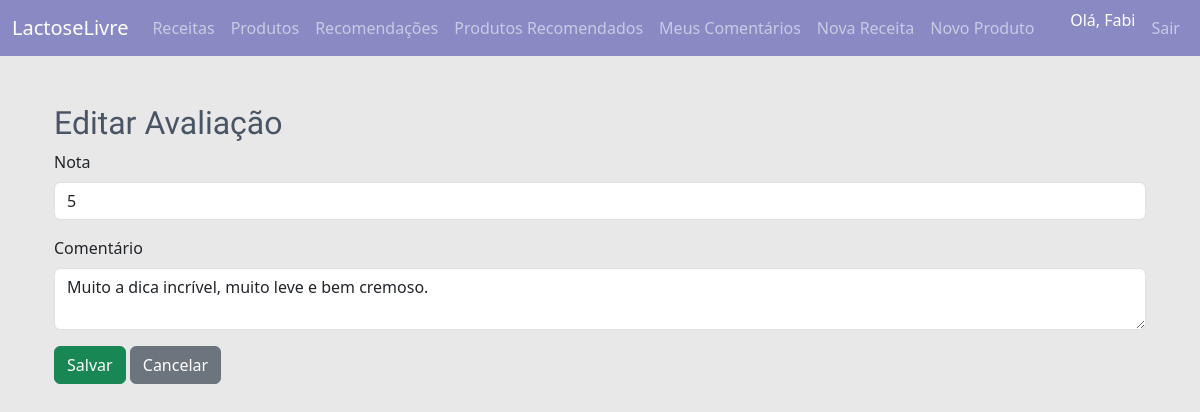
The app's page /avaliacao/1/editar (signed in) with its own data.
### models.py (models this page shows, shortened)
class Usuario(UserMixin, db.Model):
    id = db.Column(db.Integer, primary_key=True)
    nome_usuario = db.Column(db.String(64), index=True, unique=True)
    email = db.Column(db.String(120), index=True, unique=True)
    senha_hash = db.Column(db.String(128))
    receitas = db.relationship('Receita', back_populates='autor', lazy='dynamic')
    avaliacoes = db.relationship('Avaliacao', back_populates='autor', lazy='dynamic')
    favoritos = db.relationship('Favorito', back_populates='usuario', lazy='dynamic')
    produtos = db.relationship('Produto', back_populates='usuario', lazy='dynamic')

class Avaliacao(db.Model):
    __tablename__ = 'avaliacao'
    id = db.Column(db.Integer, primary_key=True)
    nota = db.Column(db.Integer, nullable=False)
    comentario = db.Column(db.Text, nullable=True)
    data_avaliacao = db.Column(db.DateTime, default=datetime.utcnow)
    usuario_id = db.Column(db.Integer, db.ForeignKey('usuario.id'), nullable=False)
    receita_id = db.Column(db.Integer, db.ForeignKey('receita.id'), nullable=True)
    produto_id = db.Column(db.Integer, db.ForeignKey('produto.id'), nullable=True)
    autor = db.relationship('Usuario', back_populates='avaliacoes')
    receita = db.relationship('Receita', back_populates='avaliacoes')
    produto = db.relationship('Produto', back_populates='avaliacoes')

### main/rotas.py (the view)
@bp.route('/avaliacao/<int:avaliacao_id>/editar', methods=['GET', 'POST'])
@login_required
def editar_avaliacao(avaliacao_id):
    avaliacao = Avaliacao.query.get_or_404(avaliacao_id)
    if avaliacao.usuario_id != current_user.id:
        flash("Você não tem permissão para editar esta avaliação.", "danger")
        return redirect(url_for('main.meus_comentarios'))
    if request.method == 'POST':
        avaliacao.nota = request.form['nota']
        avaliacao.comentario = request.form['comentario']
        db.session.commit()
        flash("Avaliação atualizada com sucesso!", "success")
        return redirect(url_for('main.meus_comentarios'))
    return render_template('editar_avaliacao.html', avaliacao=avaliacao)

### models.py (called while the page is built)
@login.user_loader
def load_user(user_id):
    return Usuario.query.get(int(user_id))

### templates/editar_avaliacao.html (shortened to what this page needs)
{% extends "base.html" %}
{% block content %}
<div class="container mt-5">
    <h2>Editar Avaliação</h2>
    <form method="post">
        <div class="mb-3">
            <label for="nota" class="form-label">Nota</label>
            <input type="number" name="nota" id="nota" class="form-control" value="{{ avaliacao.nota }}" required min="1" max="5">
        </div>
        <div class="mb-3">
            <label for="comentario" class="form-label">Comentário</label>
            <textarea name="comentario" id="comentario" class="form-control" required>{{ avaliacao.comentario }}</textarea>
        </div>
        <button type="submit" class="btn btn-success">Salvar</button>
        <a href="{{ url_for('main.meus_comentarios') }}" class="btn btn-secondary">Cancelar</a>
    </form>
</div>
{% endblock %}

### templates/base.html (shortened to what this page needs)
<!DOCTYPE html>
<html lang="pt-br">
<head>
    <link rel="stylesheet" href="https://cdn.jsdelivr.net/npm/bootstrap@5.3.0/dist/css/bootstrap.min.css">
</head>
<body>
<nav class="navbar navbar-expand-lg navbar-dark mb-4" style="background-color: #898AC4;">
    <div class="container-fluid">
        <a class="navbar-brand" href="/">LactoseLivre</a>
        <div class="collapse navbar-collapse" id="navbarNav">
            <ul class="navbar-nav me-auto">
                <li class="nav-item"><a class="nav-link" href="{{ url_for('main.listar_receitas') }}">Receitas</a></li>
                <li class="nav-item"><a class="nav-link" href="{{ url_for('main.listar_produtos') }}">Produtos</a></li>
                {% if current_user.is_authenticated %}
                <li class="nav-item">
                    <a class="nav-link" href="{{ url_for('main.recomendacoes') }}">Recomendações</a>
                </li>
                <li class="nav-item">
                    <a class="nav-link" href="{{ url_for('main.recomendacoes_produtos') }}">Produtos Recomendados</a>
                </li>
                <li class="nav-item">
                    <a class="nav-link" href="{{ url_for('main.meus_comentarios') }}">Meus Comentários</a>
                </li>
                <li class="nav-item"><a class="nav-link" href="{{ url_for('main.adicionar_receita') }}">Nova Receita</a>
                </li>
                <li class="nav-item"><a class="nav-link" href="{{ url_for('main.adicionar_produto') }}">Novo Produto</a>
                </li>
                {% endif %}
            </ul>
            <ul class="navbar-nav ms-auto">
                {% if current_user.is_authenticated %}
                <li class="nav-item">
                            <span class="navbar-text text-white me-2">
                                Olá, {{ current_user.nome or current_user.nome_usuario }}
                            </span>
                </li>
                <li class="nav-item">
                    <a class="nav-link" href="{{ url_for('autenticacao.logout') }}">Sair</a>
                </li>
                {% endif %}
            </ul>
        </div>
    </div>
</nav>
<div class="container">
    {% block content %}{% endblock %}
</div>
</body>
</html>

### templates/base.html (style rules this page uses)
body { background: #E8E8E8; }
h1, h2 { color: #495464; font-family: "Caprasimo", serif; font-weight: 300; font-style: normal; }

### records on screen
Usuario: nome_usuario "Fabi"
Avaliacao: nota "5", comentario "Muito a dica incrível, muito leve e bem cremoso."
